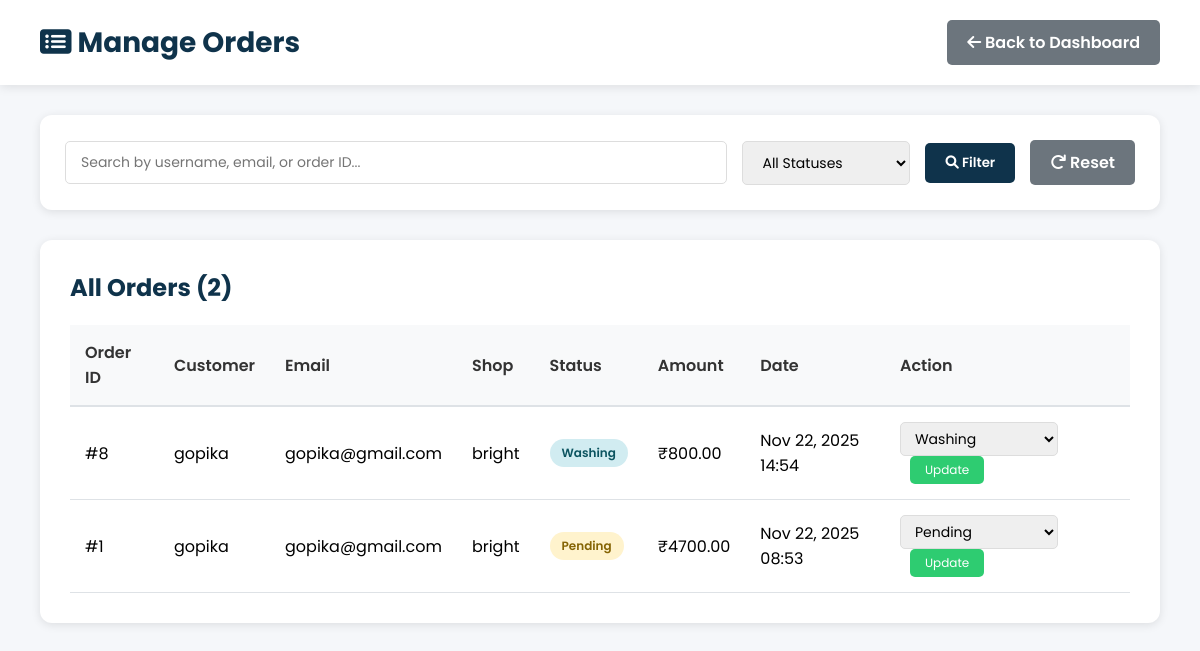
/admin-panel/orders/ (signed in), run on an earlier commit of the app's database.
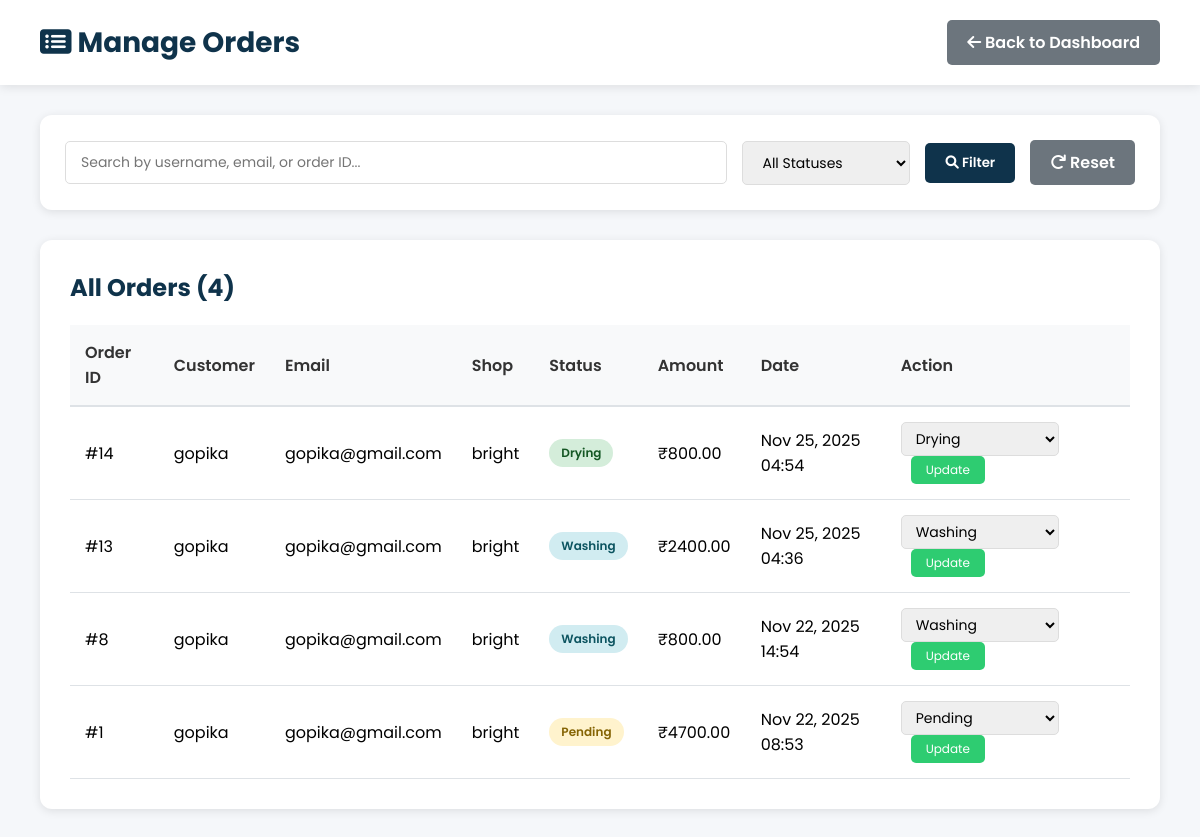
And on a later commit of the database.
### shop/models.py (models this page shows, shortened)
class Order(models.Model):
    STATUS_CHOICES = (
        ("Pending", "Pending"),
        ("Washing", "Washing"),
        ("Drying", "Drying"),
        ("Ironing", "Ironing"),
        ("Ready", "Ready for Pickup"),
        ("Completed", "Completed"),
    )
    user = models.ForeignKey(User, on_delete=models.CASCADE)
    shop = models.ForeignKey(LaundryShop, on_delete=models.SET_NULL, null=True)
    branch = models.ForeignKey('Branch', on_delete=models.SET_NULL, null=True, blank=True)
    cloth_status = models.CharField(max_length=20, choices=STATUS_CHOICES, default="Pending")
    amount = models.DecimalField(max_digits=10, decimal_places=2, default=0)
    created_at = models.DateTimeField(auto_now_add=True)
    delivery_name = models.CharField(max_length=255, blank=True, null=True)
    delivery_address = models.TextField(blank=True, null=True)
    delivery_phone = models.CharField(max_length=20, blank=True, null=True)
    special_instructions = models.TextField(blank=True, null=True)
    pickup_date = models.DateTimeField(blank=True, null=True)
    delivery_date = models.DateTimeField(blank=True, null=True)

class LaundryShop(models.Model):
    name = models.CharField(max_length=100, unique=True)
    email = models.EmailField(unique=True)
    password = models.CharField(max_length=128)
    address = models.TextField()
    city = models.CharField(max_length=100, blank=True, null=True)
    latitude = models.CharField(max_length=100, blank=True, null=True)
    longitude = models.CharField(max_length=100, blank=True, null=True)
    is_open = models.BooleanField(default=True)
    is_approved = models.BooleanField(default=False)
    phone = models.CharField(max_length=15)
    image = models.ImageField(upload_to="shops/", blank=True, null=True)
    created_at = models.DateTimeField(auto_now_add=True)

### shop/views.py (the view)
# urls.py: path("admin-panel/orders/", views.admin_orders, name="admin_orders"),
@login_required
@user_passes_test(is_staff_user, login_url='login')
def admin_orders(request):
    status_filter = request.GET.get('status', '')
    search_query = request.GET.get('search', '')
    orders = Order.objects.select_related('user', 'shop').order_by('-created_at')
    if status_filter:
        orders = orders.filter(cloth_status=status_filter)
    if search_query:
        orders = orders.filter(
            Q(user__username__icontains=search_query) |
            Q(user__email__icontains=search_query) |
            Q(id__icontains=search_query)
        )
    context = {
        'orders': orders,
        'status_choices': Order.STATUS_CHOICES,
        'current_status': status_filter,
        'search_query': search_query,
    }
    return render(request, 'admin_orders.html', context)

### shop/views.py (called while the page is built)
def is_staff_user(user):
    return user.is_authenticated and (user.is_staff or user.is_superuser)

### shop/templates/admin_orders.html (shortened to what this page needs)
{% load static %}
<!DOCTYPE html>
<html lang="en">
<head>
    <link rel="stylesheet" href="https://cdnjs.cloudflare.com/ajax/libs/font-awesome/6.0.0-beta3/css/all.min.css">
</head>
<body>
    <div class="admin-header">
        <h1><i class="fas fa-list-alt"></i> Manage Orders</h1>
        <div>
            <a href="{% url 'admin_dashboard' %}" class="btn btn-secondary">
                <i class="fas fa-arrow-left"></i> Back to Dashboard
            </a>
        </div>
    </div>
    <div class="admin-container">
        <div class="filters">
            <form method="get" style="display: flex; gap: 15px; flex-wrap: wrap; width: 100%; align-items: center;">
                <input type="text" name="search" placeholder="Search by username, email, or order ID..." value="{{ search_query }}">
                <select name="status">
                    <option value="">All Statuses</option>
                </select>
                <button type="submit" class="btn btn-primary">
                    <i class="fas fa-search"></i> Filter
                </button>
                <a href="{% url 'admin_orders' %}" class="btn btn-secondary">
                    <i class="fas fa-redo"></i> Reset
                </a>
            </form>
        </div>
        <div class="dashboard-section">
            <h2 style="margin-bottom: 20px; color: var(--primary-color);">All Orders ({{ orders.count }})</h2>
            {% if orders %}
            <table class="data-table">
                <thead>
                    <tr>
                        <th>Order ID</th>
                        <th>Customer</th>
                        <th>Email</th>
                        <th>Shop</th>
                        <th>Status</th>
                        <th>Amount</th>
                        <th>Date</th>
                        <th>Action</th>
                    </tr>
                </thead>
                <tbody>
                    {% for order in orders %}
                    <tr>
                        <td>#{{ order.id }}</td>
                        <td>{{ order.user.username }}</td>
                        <td>{{ order.user.email }}</td>
                        <td>{{ order.shop.name|default:"N/A" }}</td>
                        <td>
                            <span class="status-badge status-{{ order.cloth_status|lower }}">{{ order.cloth_status }}</span>
                        </td>
                        <td>₹{{ order.amount|floatformat:2 }}</td>
                        <td>{{ order.created_at|date:"M d, Y H:i" }}</td>
                        <td>
                            <select class="status-select" id="status-{{ order.id }}">
                                <option value="Pending" {% if order.cloth_status == "Pending" %}selected{% endif %}>Pending</option>
                                <option value="Washing" {% if order.cloth_status == "Washing" %}selected{% endif %}>Washing</option>
                                <option value="Drying" {% if order.cloth_status == "Drying" %}selected{% endif %}>Drying</option>
                            </select>
                            <button class="update-btn" onclick="updateOrderStatus({{ order.id }})">
                                Update
                            </button>
                        </td>
                    </tr>
                    {% endfor %}
                </tbody>
            </table>
            {% else %}
            <div style="text-align: center; padding: 40px; color: #999;">
                <i class="fas fa-inbox" style="font-size: 48px; margin-bottom: 15px; opacity: 0.5;"></i>
                <p>No orders found</p>
            </div>
            {% endif %}
        </div>
    </div>
</body>
</html>

What changed in the data, as far as the page shows it:
added Order: id "14", user.username "gopika", user.email "gopika@gmail.com", shop.name "bright", cloth_status "Drying", amount "800.00", created_at "Nov 25, 2025 04:54", cloth_status+id "Drying"
added Order: id "13", user.username "gopika", user.email "gopika@gmail.com", shop.name "bright", cloth_status "Washing", amount "2400.00", created_at "Nov 25, 2025 04:36", cloth_status+id "Washing"
Also different on the page:
{{ orders.count }}: "2" → "4"
